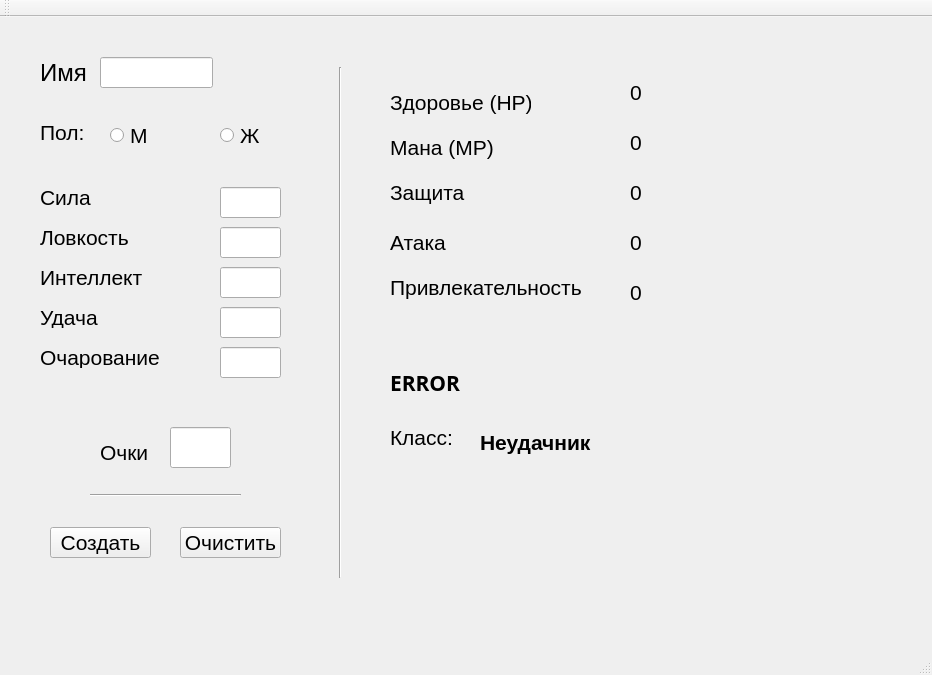
<?xml version="1.0" encoding="UTF-8"?>
<ui version="4.0">
 <class>MainWindow</class>
 <widget class="QMainWindow" name="MainWindow">
  <property name="geometry">
   <rect>
    <x>0</x>
    <y>0</y>
    <width>932</width>
    <height>675</height>
   </rect>
  </property>
  <property name="font">
   <font>
    <pointsize>16</pointsize>
   </font>
  </property>
  <property name="windowTitle">
   <string>MainWindow</string>
  </property>
  <widget class="QWidget" name="centralWidget">
   <widget class="QLabel" name="label_Name">
    <property name="geometry">
     <rect>
      <x>40</x>
      <y>40</y>
      <width>51</width>
      <height>31</height>
     </rect>
    </property>
    <property name="font">
     <font>
      <pointsize>18</pointsize>
     </font>
    </property>
    <property name="cursor">
     <cursorShape>ArrowCursor</cursorShape>
    </property>
    <property name="text">
     <string>Имя</string>
    </property>
   </widget>
   <widget class="QLineEdit" name="lineEdit_Name">
    <property name="geometry">
     <rect>
      <x>100</x>
      <y>40</y>
      <width>113</width>
      <height>31</height>
     </rect>
    </property>
    <property name="font">
     <font>
      <pointsize>18</pointsize>
      <weight>75</weight>
      <bold>true</bold>
     </font>
    </property>
   </widget>
   <widget class="QLabel" name="label_Sex">
    <property name="geometry">
     <rect>
      <x>40</x>
      <y>100</y>
      <width>51</width>
      <height>31</height>
     </rect>
    </property>
    <property name="text">
     <string>Пол:</string>
    </property>
   </widget>
   <widget class="QRadioButton" name="radioButton_Sex_m">
    <property name="geometry">
     <rect>
      <x>110</x>
      <y>110</y>
      <width>82</width>
      <height>17</height>
     </rect>
    </property>
    <property name="text">
     <string>М</string>
    </property>
   </widget>
   <widget class="QRadioButton" name="radioButton_Sex_W">
    <property name="geometry">
     <rect>
      <x>220</x>
      <y>110</y>
      <width>82</width>
      <height>17</height>
     </rect>
    </property>
    <property name="text">
     <string>Ж</string>
    </property>
   </widget>
   <widget class="QLabel" name="label_Str">
    <property name="geometry">
     <rect>
      <x>40</x>
      <y>170</y>
      <width>111</width>
      <height>21</height>
     </rect>
    </property>
    <property name="text">
     <string>Сила</string>
    </property>
   </widget>
   <widget class="QLabel" name="label_Dex">
    <property name="geometry">
     <rect>
      <x>40</x>
      <y>210</y>
      <width>121</width>
      <height>21</height>
     </rect>
    </property>
    <property name="text">
     <string>Ловкость</string>
    </property>
   </widget>
   <widget class="QLabel" name="label_Intel">
    <property name="geometry">
     <rect>
      <x>40</x>
      <y>250</y>
      <width>121</width>
      <height>21</height>
     </rect>
    </property>
    <property name="text">
     <string>Интеллект</string>
    </property>
   </widget>
   <widget class="QLineEdit" name="lineEdit_Str">
    <property name="geometry">
     <rect>
      <x>220</x>
      <y>170</y>
      <width>61</width>
      <height>31</height>
     </rect>
    </property>
   </widget>
   <widget class="QLabel" name="label_Cha">
    <property name="geometry">
     <rect>
      <x>40</x>
      <y>330</y>
      <width>121</width>
      <height>21</height>
     </rect>
    </property>
    <property name="text">
     <string>Очарование</string>
    </property>
   </widget>
   <widget class="QLineEdit" name="lineEdit_Points">
    <property name="geometry">
     <rect>
      <x>170</x>
      <y>410</y>
      <width>61</width>
      <height>41</height>
     </rect>
    </property>
   </widget>
   <widget class="QLabel" name="label_Points">
    <property name="geometry">
     <rect>
      <x>100</x>
      <y>420</y>
      <width>51</width>
      <height>31</height>
     </rect>
    </property>
    <property name="text">
     <string>Очки</string>
    </property>
   </widget>
   <widget class="QPushButton" name="pushButton_Create">
    <property name="geometry">
     <rect>
      <x>50</x>
      <y>510</y>
      <width>101</width>
      <height>31</height>
     </rect>
    </property>
    <property name="text">
     <string>Создать</string>
    </property>
   </widget>
   <widget class="QPushButton" name="pushButton_Clear">
    <property name="geometry">
     <rect>
      <x>180</x>
      <y>510</y>
      <width>101</width>
      <height>31</height>
     </rect>
    </property>
    <property name="text">
     <string>Очистить</string>
    </property>
   </widget>
   <widget class="Line" name="line">
    <property name="geometry">
     <rect>
      <x>90</x>
      <y>470</y>
      <width>151</width>
      <height>16</height>
     </rect>
    </property>
    <property name="orientation">
     <enum>Qt::Horizontal</enum>
    </property>
   </widget>
   <widget class="Line" name="line_2">
    <property name="geometry">
     <rect>
      <x>330</x>
      <y>50</y>
      <width>20</width>
      <height>511</height>
     </rect>
    </property>
    <property name="orientation">
     <enum>Qt::Vertical</enum>
    </property>
   </widget>
   <widget class="QLabel" name="label_HP">
    <property name="geometry">
     <rect>
      <x>390</x>
      <y>70</y>
      <width>141</width>
      <height>31</height>
     </rect>
    </property>
    <property name="text">
     <string>Здоровье (HP)</string>
    </property>
   </widget>
   <widget class="QLabel" name="label_HP_Value">
    <property name="geometry">
     <rect>
      <x>630</x>
      <y>60</y>
      <width>51</width>
      <height>31</height>
     </rect>
    </property>
    <property name="text">
     <string>0</string>
    </property>
   </widget>
   <widget class="QLabel" name="label_MP">
    <property name="geometry">
     <rect>
      <x>390</x>
      <y>110</y>
      <width>121</width>
      <height>41</height>
     </rect>
    </property>
    <property name="text">
     <string>Мана (MP)</string>
    </property>
   </widget>
   <widget class="QLabel" name="label_Def">
    <property name="geometry">
     <rect>
      <x>390</x>
      <y>160</y>
      <width>101</width>
      <height>31</height>
     </rect>
    </property>
    <property name="text">
     <string>Защита</string>
    </property>
   </widget>
   <widget class="QLabel" name="label_Atra">
    <property name="geometry">
     <rect>
      <x>390</x>
      <y>250</y>
      <width>201</width>
      <height>41</height>
     </rect>
    </property>
    <property name="text">
     <string>Привлекательность</string>
    </property>
   </widget>
   <widget class="QLabel" name="label_Att">
    <property name="geometry">
     <rect>
      <x>390</x>
      <y>210</y>
      <width>121</width>
      <height>31</height>
     </rect>
    </property>
    <property name="text">
     <string>Атака</string>
    </property>
   </widget>
   <widget class="QLabel" name="label_Def_Value">
    <property name="geometry">
     <rect>
      <x>630</x>
      <y>160</y>
      <width>51</width>
      <height>31</height>
     </rect>
    </property>
    <property name="text">
     <string>0</string>
    </property>
   </widget>
   <widget class="QLabel" name="label_MP_Value">
    <property name="geometry">
     <rect>
      <x>630</x>
      <y>110</y>
      <width>51</width>
      <height>31</height>
     </rect>
    </property>
    <property name="text">
     <string>0</string>
    </property>
   </widget>
   <widget class="QLabel" name="label_Att_Value">
    <property name="geometry">
     <rect>
      <x>630</x>
      <y>210</y>
      <width>51</width>
      <height>31</height>
     </rect>
    </property>
    <property name="text">
     <string>0</string>
    </property>
   </widget>
   <widget class="QLabel" name="label_Atra_Value">
    <property name="geometry">
     <rect>
      <x>630</x>
      <y>260</y>
      <width>51</width>
      <height>31</height>
     </rect>
    </property>
    <property name="text">
     <string>0</string>
    </property>
   </widget>
   <widget class="QLabel" name="label_Class">
    <property name="geometry">
     <rect>
      <x>390</x>
      <y>400</y>
      <width>81</width>
      <height>41</height>
     </rect>
    </property>
    <property name="text">
     <string>Класс:</string>
    </property>
   </widget>
   <widget class="QLabel" name="label_Class_Value">
    <property name="geometry">
     <rect>
      <x>480</x>
      <y>400</y>
      <width>271</width>
      <height>51</height>
     </rect>
    </property>
    <property name="font">
     <font>
      <weight>75</weight>
      <bold>true</bold>
     </font>
    </property>
    <property name="text">
     <string>Неудачник</string>
    </property>
   </widget>
   <widget class="QLineEdit" name="lineEdit_Dex">
    <property name="geometry">
     <rect>
      <x>220</x>
      <y>210</y>
      <width>61</width>
      <height>31</height>
     </rect>
    </property>
   </widget>
   <widget class="QLineEdit" name="lineEdit_Cha">
    <property name="geometry">
     <rect>
      <x>220</x>
      <y>330</y>
      <width>61</width>
      <height>31</height>
     </rect>
    </property>
   </widget>
   <widget class="QLineEdit" name="lineEdit_Intel">
    <property name="geometry">
     <rect>
      <x>220</x>
      <y>250</y>
      <width>61</width>
      <height>31</height>
     </rect>
    </property>
   </widget>
   <widget class="QLabel" name="label_Luck">
    <property name="geometry">
     <rect>
      <x>40</x>
      <y>290</y>
      <width>121</width>
      <height>21</height>
     </rect>
    </property>
    <property name="text">
     <string>Удача</string>
    </property>
   </widget>
   <widget class="QLineEdit" name="lineEdit_Luck">
    <property name="geometry">
     <rect>
      <x>220</x>
      <y>290</y>
      <width>61</width>
      <height>31</height>
     </rect>
    </property>
   </widget>
   <widget class="QLabel" name="label_ERROR">
    <property name="geometry">
     <rect>
      <x>390</x>
      <y>350</y>
      <width>121</width>
      <height>31</height>
     </rect>
    </property>
    <property name="font">
     <font>
      <family>Modern</family>
      <weight>75</weight>
      <bold>true</bold>
     </font>
    </property>
    <property name="text">
     <string>ERROR</string>
    </property>
   </widget>
  </widget>
  <widget class="QMenuBar" name="menuBar">
   <property name="geometry">
    <rect>
     <x>0</x>
     <y>0</y>
     <width>932</width>
     <height>21</height>
    </rect>
   </property>
  </widget>
  <widget class="QToolBar" name="mainToolBar">
   <attribute name="toolBarArea">
    <enum>TopToolBarArea</enum>
   </attribute>
   <attribute name="toolBarBreak">
    <bool>false</bool>
   </attribute>
  </widget>
  <widget class="QStatusBar" name="statusBar"/>
 </widget>
 <layoutdefault spacing="6" margin="11"/>
 <resources/>
 <connections/>
</ui>
